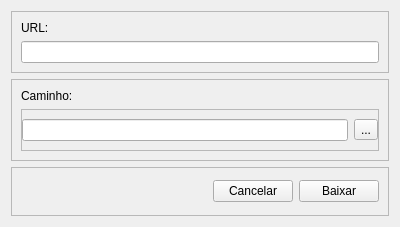
<?xml version="1.0" encoding="UTF-8"?>
<ui version="4.0">
 <class>Form</class>
 <widget class="QWidget" name="Form">
  <property name="geometry">
   <rect>
    <x>0</x>
    <y>0</y>
    <width>400</width>
    <height>227</height>
   </rect>
  </property>
  <property name="windowTitle">
   <string>Form</string>
  </property>
  <layout class="QVBoxLayout" name="verticalLayout">
   <item>
    <widget class="QFrame" name="frame">
     <property name="frameShape">
      <enum>QFrame::StyledPanel</enum>
     </property>
     <property name="frameShadow">
      <enum>QFrame::Raised</enum>
     </property>
     <layout class="QVBoxLayout" name="verticalLayout_2">
      <item>
       <widget class="QLabel" name="label">
        <property name="text">
         <string>URL:</string>
        </property>
       </widget>
      </item>
      <item>
       <widget class="QLineEdit" name="URL"/>
      </item>
     </layout>
    </widget>
   </item>
   <item>
    <widget class="QFrame" name="frame_2">
     <property name="frameShape">
      <enum>QFrame::StyledPanel</enum>
     </property>
     <property name="frameShadow">
      <enum>QFrame::Raised</enum>
     </property>
     <layout class="QVBoxLayout" name="verticalLayout_3">
      <item>
       <widget class="QLabel" name="label_2">
        <property name="text">
         <string>Caminho:</string>
        </property>
       </widget>
      </item>
      <item>
       <widget class="QFrame" name="frame_3">
        <property name="frameShape">
         <enum>QFrame::StyledPanel</enum>
        </property>
        <property name="frameShadow">
         <enum>QFrame::Raised</enum>
        </property>
        <layout class="QHBoxLayout" name="horizontalLayout">
         <property name="leftMargin">
          <number>0</number>
         </property>
         <property name="rightMargin">
          <number>0</number>
         </property>
         <item>
          <widget class="QLineEdit" name="caminho"/>
         </item>
         <item>
          <widget class="QToolButton" name="caminho_explorar">
           <property name="text">
            <string>...</string>
           </property>
          </widget>
         </item>
        </layout>
       </widget>
      </item>
     </layout>
    </widget>
   </item>
   <item>
    <widget class="QFrame" name="frame_4">
     <property name="frameShape">
      <enum>QFrame::StyledPanel</enum>
     </property>
     <property name="frameShadow">
      <enum>QFrame::Raised</enum>
     </property>
     <layout class="QHBoxLayout" name="horizontalLayout_2">
      <item>
       <spacer name="horizontalSpacer">
        <property name="orientation">
         <enum>Qt::Horizontal</enum>
        </property>
        <property name="sizeHint" stdset="0">
         <size>
          <width>40</width>
          <height>20</height>
         </size>
        </property>
       </spacer>
      </item>
      <item>
       <widget class="QPushButton" name="cancelar">
        <property name="text">
         <string>Cancelar</string>
        </property>
       </widget>
      </item>
      <item>
       <widget class="QPushButton" name="baixar">
        <property name="text">
         <string>Baixar</string>
        </property>
       </widget>
      </item>
     </layout>
    </widget>
   </item>
  </layout>
 </widget>
 <resources/>
 <connections/>
</ui>
